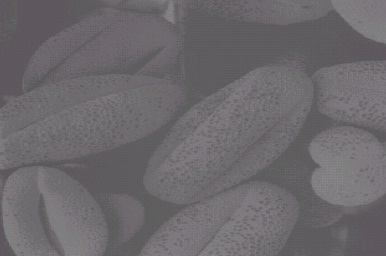
%> input picture Clase 2/semillas.jpg, 386 x 256 px
$ octave gris_tramos.m   (GNU Octave 9; MATLAB toolbox functions it lacks are replaced by stand-ins)
%> lines starting %> are read from the running program, lines starting %| are printed output that depends on the picture
clc
close all
clear all

imagen = imread('semillas.jpg');    % cargo la imagen
%> imagen is the input picture: size 256x386x3 uint8; mean R, G, B 108.1, 104.8, 108.4
gris = rgb2gray(imagen);            % la convierto a gris
gris_d = double(gris);             %se convierte el formato numerico a presicion doble

if gris < 100    % se aplica la funcion para realsar el contraste
    gris_tenue = gris_d*1.7;
else if  gris < 150
        gris_tenue =  gris_d*2 - 130;
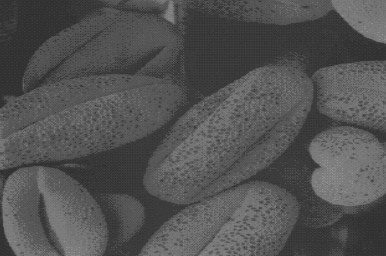
%> gris_tenue: size 256x386 double; min 36, max 154, mean 82.5
else
    gris_tenue =  gris_d*0.8+51;
end
end

max ( max(gris_tenue));             % se calcula el maximo valor de la matriz para escalizar
gris_tenue = gris_tenue* 255 /max ( max(gris_tenue));% se escaliza la imagen
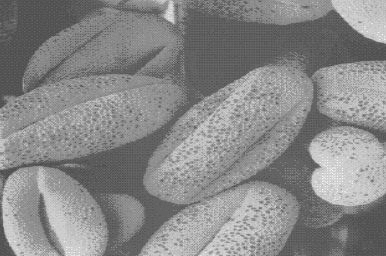
%> gris_tenue: size 256x386 double; min 59.61, max 255, mean 136.6
gris_f = uint8(gris_tenue);          % se pasa cada punto al formato numerico de la imagen

figure()
imshow(gris_f)
